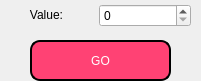
     <widget class="QWidget" name="Chen_Fisrt">
      <property name="geometry">
       <rect>
        <x>0</x>
        <y>0</y>
        <width>201</width>
        <height>81</height>
       </rect>
      </property>
      <attribute name="label">
       <string>Insert Fisrt</string>
      </attribute>
      <widget class="QPushButton" name="go_insert_first">
       <property name="geometry">
        <rect>
         <x>30</x>
         <y>40</y>
         <width>141</width>
         <height>41</height>
        </rect>
       </property>
       <property name="styleSheet">
        <string notr="true">font: 14pt &quot;MS Shell Dlg 2&quot;;
border-style: outset;
border-width: 2px;
background-color: rgb(255, 66, 116);
border-radius:10px;
color: rgb(255, 255, 255);
border-color:black ;
padding: 10px;
</string>
       </property>
       <property name="text">
        <string>GO</string>
       </property>
      </widget>
      <widget class="QWidget" name="layoutWidget">
       <property name="geometry">
        <rect>
         <x>0</x>
         <y>0</y>
         <width>191</width>
         <height>31</height>
        </rect>
       </property>
       <layout class="QHBoxLayout" name="horizontalLayout_4">
        <item>
         <widget class="QLabel" name="value_insert_first">
          <property name="text">
           <string>&lt;html&gt;&lt;head/&gt;&lt;body&gt;&lt;p align=&quot;center&quot;&gt;Value:&lt;/p&gt;&lt;/body&gt;&lt;/html&gt;</string>
          </property>
         </widget>
        </item>
        <item>
         <widget class="QSpinBox" name="spinBox_insert_first"/>
        </item>
       </layout>
      </widget>
     </widget>
